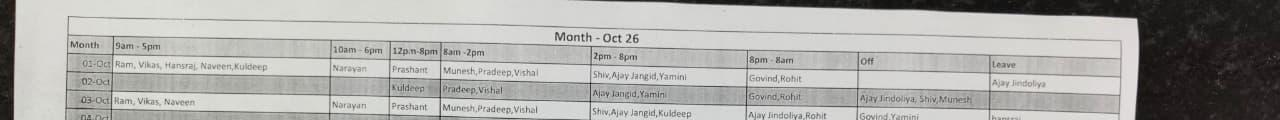
#> input picture roster_fixtures/crop_header.jpeg, 1280 x 120 px, found by its file name
$ python crop_headers.py
#> lines starting #> are read from the running program, lines starting #| are printed output that depends on the picture
from PIL import Image

im = Image.open('roster_fixtures/crop_header.jpeg')
#> im is the input picture: PIL image 1280x120 RGB; mean R, G, B 170.4, 170, 166.9
# Let's crop vertical slices:
# Month: 40-100
im.crop((40, 20, 100, 70)).save('roster_fixtures/hdr_col0_month.jpeg')
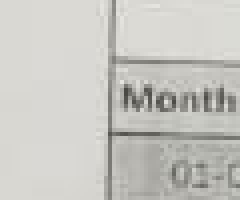
#> saved as hdr_col0_month.jpeg: PIL image 60x50 RGB (shown 4 times larger); mean R, G, B 199.7, 198.9, 194
# 9am-5pm: 90-340
im.crop((90, 20, 340, 70)).save('roster_fixtures/hdr_col1_9to5.jpeg')
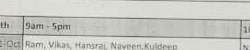
#> saved as hdr_col1_9to5.jpeg: PIL image 250x50 RGB; mean R, G, B 198.9, 199.8, 194
# 10am-6pm: 335-400
im.crop((335, 20, 400, 70)).save('roster_fixtures/hdr_col2_10to6.jpeg')
# 12pm-8pm: 395-460
im.crop((395, 20, 460, 70)).save('roster_fixtures/hdr_col3_12to8.jpeg')
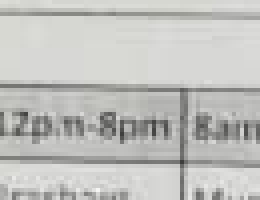
#> saved as hdr_col3_12to8.jpeg: PIL image 65x50 RGB (shown 4 times larger); mean R, G, B 192.4, 192.7, 189.8
# 8am-2pm: 455-585
im.crop((455, 20, 585, 70)).save('roster_fixtures/hdr_col4_8to2.jpeg')
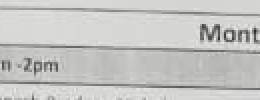
#> saved as hdr_col4_8to2.jpeg: PIL image 130x50 RGB (shown 2 times larger); mean R, G, B 196.7, 196.7, 194.7
# 2pm-8pm: 580-740
im.crop((580, 20, 740, 70)).save('roster_fixtures/hdr_col5_2to8.jpeg')
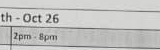
#> saved as hdr_col5_2to8.jpeg: PIL image 160x50 RGB; mean R, G, B 193.8, 193.8, 192
# 8pm-8am: 735-845
im.crop((735, 20, 845, 70)).save('roster_fixtures/hdr_col6_8to8.jpeg')
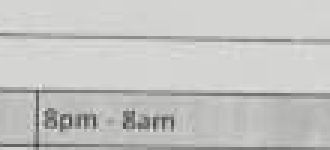
#> saved as hdr_col6_8to8.jpeg: PIL image 110x50 RGB (shown 3 times larger); mean R, G, B 196, 196, 194
# Off: 840-985
im.crop((840, 20, 985, 70)).save('roster_fixtures/hdr_col7_off.jpeg')
# Leave: 980-1120
im.crop((980, 20, 1120, 70)).save('roster_fixtures/hdr_col8_leave.jpeg')
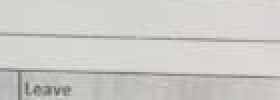
#> saved as hdr_col8_leave.jpeg: PIL image 140x50 RGB (shown 2 times larger); mean R, G, B 205.4, 203.4, 199.8

print("Saved all column headers")

$ run again, with roster_fixtures/october_2026_roster.jpeg copied over roster_fixtures/crop_header.jpeg
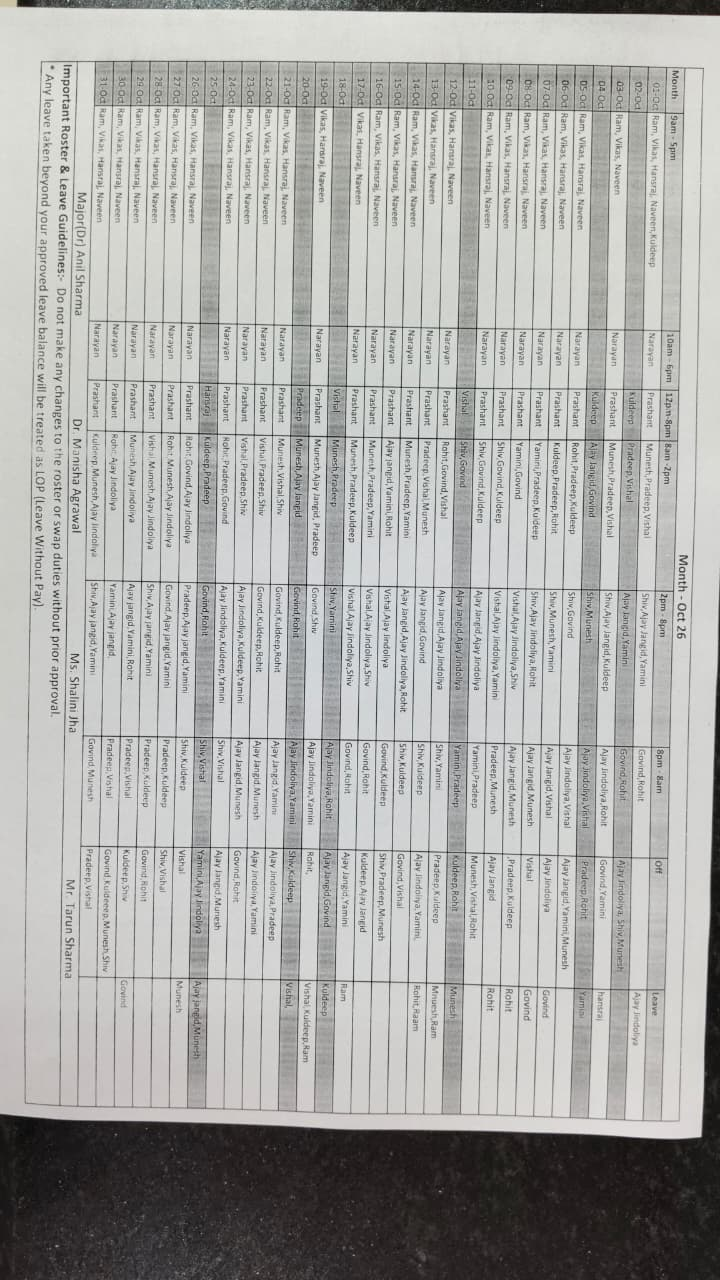
#> input picture roster_fixtures/october_2026_roster.jpeg, 720 x 1280 px, found by its file name
#> im is the input picture: PIL image 720x1280 RGB; mean R, G, B 171.9, 172.2, 169.9
#> `im.crop((455, 20, 585, 70)).save('roster_fixtures/hdr_col4_8to2.jpeg')`:
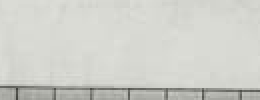
#> saved as hdr_col4_8to2.jpeg: PIL image 130x50 RGB (shown 2 times larger); mean R, G, B 207.6, 208.6, 202.6
#> `im.crop((580, 20, 740, 70)).save('roster_fixtures/hdr_col5_2to8.jpeg')`:
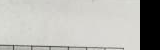
#> saved as hdr_col5_2to8.jpeg: PIL image 160x50 RGB; mean R, G, B 183.4, 183.2, 178.6
